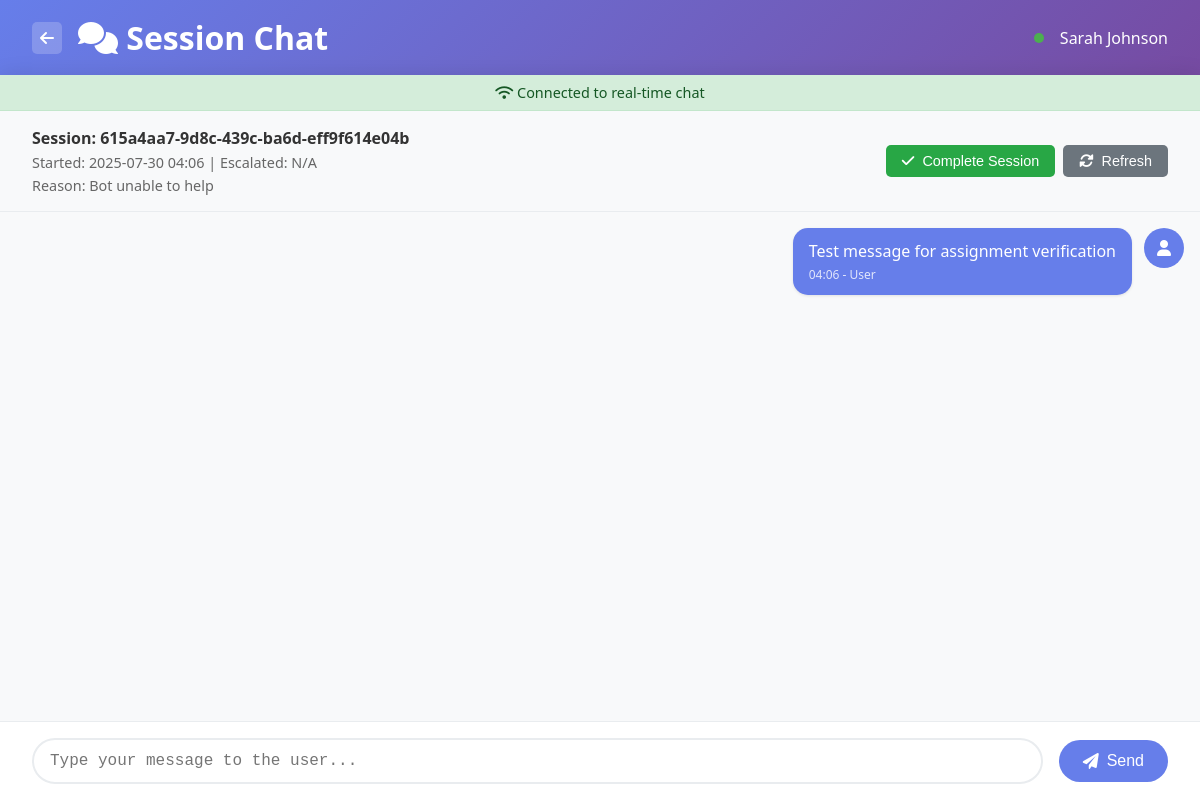
Screenshot of /agent/session/615a4aa7-9d8c-439c-ba6d-eff9f614e04b (signed in) with the database file from the repository.
### human_handoff/models.py (models this page shows, shortened)
class Agent(db.Model):
    __tablename__ = 'agents'
    id = db.Column(db.Integer, primary_key=True)
    agent_id = db.Column(db.String(50), unique=True, nullable=False)
    name = db.Column(db.String(100), nullable=False)
    email = db.Column(db.String(120), unique=True, nullable=False)
    phone = db.Column(db.String(20))
    specialization = db.Column(db.String(100))
    password_hash = db.Column(db.String(255), nullable=True)
    password_set = db.Column(db.Boolean, default=False)  # True if agent has set their password
    status = db.Column(db.String(20), default='available')  # available, busy, offline
    max_concurrent_sessions = db.Column(db.Integer, default=5)
    current_sessions = db.Column(db.Integer, default=0)
    created_at = db.Column(db.DateTime, default=datetime.utcnow)
    last_active = db.Column(db.DateTime, default=datetime.utcnow)
    total_sessions_handled = db.Column(db.Integer, default=0)
    average_response_time = db.Column(db.Integer, default=0)  # in seconds
    is_active = db.Column(db.Boolean, default=True)
    agent_sessions = db.relationship('AgentSession', backref='agent', lazy=True)

class ChatSession(db.Model):
    __tablename__ = 'chat_sessions'
    id = db.Column(db.Integer, primary_key=True)
    session_id = db.Column(db.String(100), unique=True, nullable=False, default=lambda: str(uuid.uuid4()))
    user_id = db.Column(db.String(100))  # Keep for backward compatibility with guest sessions
    student_id = db.Column(db.Integer, db.ForeignKey('students.id'), nullable=True)  # New FK for authenticated users
    created_at = db.Column(db.DateTime, default=datetime.utcnow)
    updated_at = db.Column(db.DateTime, default=datetime.utcnow, onupdate=datetime.utcnow)
    status = db.Column(db.String(20), default='active')  # active, closed, escalated
    requires_human = db.Column(db.Boolean, default=False)
    assigned_agent_id = db.Column(db.Integer, db.ForeignKey('agents.id'))
    escalation_reason = db.Column(db.Text)
    escalated_at = db.Column(db.DateTime)
    resolved_at = db.Column(db.DateTime)
    user_satisfaction_rating = db.Column(db.Integer)
    notes = db.Column(db.Text)
    messages = db.relationship('Message', backref='session', lazy=True, cascade='all, delete-orphan')
    assigned_agent = db.relationship('Agent', backref='assigned_sessions')
    analytics = db.relationship('SessionAnalytics', backref='session', uselist=False, cascade='all, delete-orphan')

class Message(db.Model):
    __tablename__ = 'messages'
    id = db.Column(db.Integer, primary_key=True)
    session_id = db.Column(db.String(100), db.ForeignKey('chat_sessions.session_id'), nullable=False)
    sender_type = db.Column(db.String(10), nullable=False)  # user, bot, agent
    sender_id = db.Column(db.String(100))
    message_content = db.Column(db.Text, nullable=False)
    message_type = db.Column(db.String(20), default='text')  # text, image, file, system
    timestamp = db.Column(db.DateTime, default=datetime.utcnow)
    is_fallback = db.Column(db.Boolean, default=False)
    message_metadata = db.Column(db.Text)  # JSON string for additional data

### human_handoff/agent_routes.py (the view)
@agent_bp.route('/session/<session_id>')
def session_detail(session_id):
    if 'agent_id' not in session:
        return redirect(url_for('agent.agent_login'))
    chat_session = ChatSession.query.filter_by(session_id=session_id).first()
    if not chat_session:
        return "Session not found", 404
    messages = Message.query.filter_by(session_id=session_id).order_by(Message.timestamp.asc()).all()
    agent_id = session['agent_id']
    agent = Agent.query.filter_by(agent_id=agent_id).first()
    return render_template('agent/session_detail.html',
                         session=chat_session,
                         messages=messages,
                         agent=agent)

### templates/agent/session_detail.html (shortened to what this page needs)
<!DOCTYPE html>
<html lang="en">
<head>
    <link href="https://cdnjs.cloudflare.com/ajax/libs/font-awesome/6.0.0/css/all.min.css" rel="stylesheet">
</head>
<body>
    <div class="header">
        <div class="header-left">
            <a href="/agent/dashboard" class="back-btn">
                <i class="fas fa-arrow-left"></i>
            </a>
            <h1><i class="fas fa-comments"></i> Session Chat</h1>
        </div>
        <div class="session-info">
            <div class="status-indicator"></div>
            <span>{{ agent.name }}</span>
        </div>
    </div>
    <div class="chat-container">
        <div id="connection-status" class="connection-status">
            <i class="fas fa-wifi"></i> Connected to real-time chat
        </div>
        <div class="chat-header">
            <div class="session-details">
                <div class="session-id">Session: {{ session.session_id }}</div>
                <div class="session-meta">
                    Started: {{ session.created_at.strftime('%Y-%m-%d %H:%M') if session.created_at else 'N/A' }} |
                    Escalated: {{ session.escalated_at.strftime('%Y-%m-%d %H:%M') if session.escalated_at else 'N/A' }}
                </div>
                <div class="session-meta">
                    Reason: {{ session.escalation_reason or 'Bot unable to help' }}
                </div>
            </div>
            <div class="chat-actions">
                <button class="btn btn-success" onclick="completeSession()">
                    <i class="fas fa-check"></i> Complete Session
                </button>
                <button class="btn btn-secondary" onclick="refreshMessages()">
                    <i class="fas fa-sync-alt"></i> Refresh
                </button>
            </div>
        </div>
        <div class="messages-container" id="messages-container">
            {% for message in messages %}
            <div class="message {{ message.sender_type }}">
                <div class="message-avatar">
                    {% if message.sender_type == 'user' %}
                        <i class="fas fa-user"></i>
                    {% elif message.sender_type == 'bot' %}
                        <i class="fas fa-robot"></i>
                    {% else %}
                        <i class="fas fa-user-tie"></i>
                    {% endif %}
                </div>
                <div class="message-content">
                    {{ message.message_content }}
                    <div class="message-meta">
                        {{ message.timestamp.strftime('%H:%M') if message.timestamp else 'N/A' }}
                        {% if message.sender_type == 'agent' %}
                            - {{ agent.name }}
                        {% elif message.sender_type == 'bot' %}
                            - EduConsult Bot
                        {% else %}
                            - User
                        {% endif %}
                    </div>
                </div>
            </div>
            {% endfor %}
        </div>
        <div class="input-container">
            <textarea
                id="message-input"
                class="message-input"
                placeholder="Type your message to the user..."
                rows="1"
            ></textarea>
            <button id="send-btn" class="send-btn" onclick="sendMessage()">
                <i class="fas fa-paper-plane"></i> Send
            </button>
        </div>
    </div>
</body>
</html>

### templates/agent/session_detail.html (style rules this page uses)
* { margin: 0; padding: 0; box-sizing: border-box; }
body { font-family: 'Segoe UI', Tahoma, Geneva, Verdana, sans-serif; background: #f5f6fa; height: 100vh; display: flex; flex-direction: column; }
.header { background: linear-gradient(135deg, #667eea 0%, #764ba2 100%); color: white; padding: 1rem 2rem; display: flex; justify-content: space-between; align-items: center; box-shadow: 0 2px 10px rgba(0,0,0,0.1); }
.header-left { display: flex; align-items: center; gap: 1rem; }
.back-btn { background: rgba(255,255,255,0.2); color: white; border: none; padding: 0.5rem; border-radius: 5px; cursor: pointer; text-decoration: none; display: flex; align-items: center; }
.session-info { display: flex; align-items: center; gap: 1rem; }
.status-indicator { width: 10px; height: 10px; border-radius: 50%; background: #4CAF50; }
.chat-container { flex: 1; display: flex; flex-direction: column; max-width: 1200px; margin: 0 auto; width: 100%; background: white; box-shadow: 0 0 20px rgba(0,0,0,0.1); }
.chat-header { background: #f8f9fa; padding: 1rem 2rem; border-bottom: 1px solid #e9ecef; display: flex; justify-content: space-between; align-items: center; }
.session-details { display: flex; flex-direction: column; gap: 0.25rem; }
.session-id { font-weight: 600; color: #333; }
.session-meta { font-size: 0.9rem; color: #666; }
.chat-actions { display: flex; gap: 0.5rem; }
.btn { padding: 0.5rem 1rem; border: none; border-radius: 5px; cursor: pointer; font-size: 0.9rem; text-decoration: none; display: inline-flex; align-items: center; gap: 0.5rem; transition: all 0.2s ease; }
.btn-success { background: #28a745; color: white; }
.btn-secondary { background: #6c757d; color: white; }
.messages-container { flex: 1; overflow-y: auto; padding: 1rem; background: #f8f9fa; }
.message { margin-bottom: 1rem; display: flex; align-items: flex-start; gap: 0.75rem; }
.message.user { flex-direction: row-reverse; }
.message-avatar { width: 40px; height: 40px; border-radius: 50%; display: flex; align-items: center; justify-content: center; color: white; font-weight: bold; flex-shrink: 0; }
.message.user .message-avatar { background: #667eea; }
.message-content { max-width: 70%; background: white; padding: 0.75rem 1rem; border-radius: 15px; box-shadow: 0 1px 3px rgba(0,0,0,0.1); }
.message.user .message-content { background: #667eea; color: white; }
.message-meta { font-size: 0.75rem; color: #666; margin-top: 0.25rem; }
.message.user .message-meta { color: rgba(255,255,255,0.8); }
.input-container { background: white; padding: 1rem 2rem; border-top: 1px solid #e9ecef; display: flex; gap: 1rem; align-items: center; }
.message-input { flex: 1; padding: 0.75rem 1rem; border: 2px solid #e9ecef; border-radius: 25px; font-size: 1rem; outline: none; resize: none; min-height: 44px; max-height: 120px; }
.send-btn { background: #667eea; color: white; border: none; padding: 0.75rem 1.5rem; border-radius: 25px; cursor: pointer; font-size: 1rem; display: flex; align-items: center; gap: 0.5rem; transition: background 0.2s ease; }
.connection-status { padding: 0.5rem 1rem; background: #d4edda; color: #155724; border-bottom: 1px solid #c3e6cb; text-align: center; font-size: 0.9rem; }

### rows the page displays
Agent: name "Sarah Johnson"
ChatSession: session_id "615a4aa7-9d8c-439c-ba6d-eff9f614e04b", created_at "2025-07-30 04:06", escalated_at "N/A", escalation_reason "Bot unable to help"
Message: sender_type "user" (drawn), message_content "Test message for assignment verification", timestamp "04:06"
